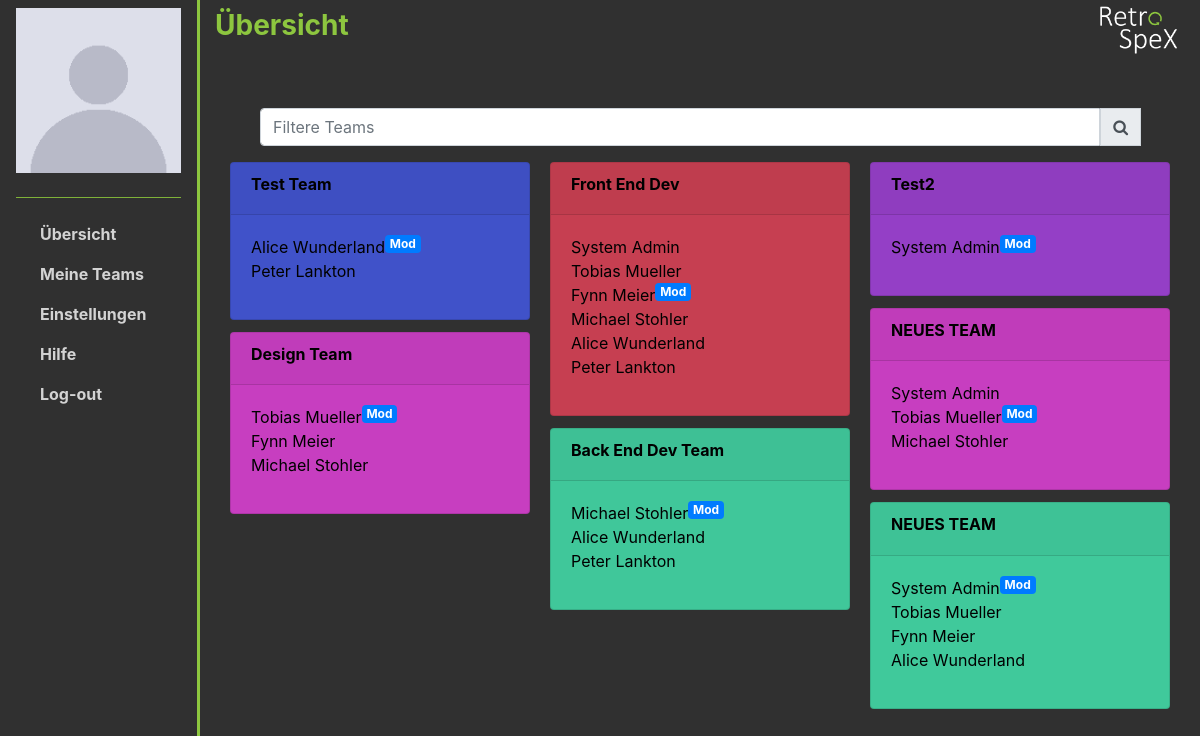
Screenshot of /view/php/overview.view.php (signed in) with the database file from the repository.
### tables this page shows
CREATE TABLE `teams` (
  `id` int(255) NOT NULL,
  `name` varchar(255) NOT NULL,
  `deactivated` int(11) NOT NULL DEFAULT 0
);

### view/php/overview.view.php (the view, shortened to what this page needs)
<?php
require('../partials/head.php');
require('../partials/navbar.php');
include('../../core/Database.php'); ?>
<main class="col-sm-9 col-lg-10">
                    <div class="row justify-content-between">
                        <div class="col-6 my-auto">
                            <h3><b>Übersicht</b></h3>
                        </div>
                        <div class="col-3 col-lg-2">
                            <img class="float-right" src="../pictures/Logo.png" alt="RetroSpeX Logo" width="90" height="60">
                        </div>
                    </div>
                    <div class="container-fluid mt-3"><div class="container-fluid">
                        <div class="container-fluid mt-5">
                            <div class="input-group">
                               <input id="team-searchbar" onkeyup="search_teams()" class="form-control mw-40()" type="sea0" placeholder="Filtere Teams">
                                <div class="input-group-prepend">
                                    <span class="input-group-text"><i class="fa fa-search"></i></span>
                                </div>
                            </div>
                        </div>
                    </div>
                    <div class="card-columns mt-3">
                    <?php
                        $db = new Database();
                        $pdo = $db->connect();
                        $sql = "SELECT * FROM `teams` WHERE deactivated = false";
                        $stmt = $pdo->prepare($sql);
                        $stmt->execute();
                        $teams = $stmt->FetchAll(PDO::FETCH_ASSOC);
                        foreach($teams as $team) {
                        $sql = "SELECT `firstname`, `lastname`, `local_role` FROM `teams_users` INNER JOIN `users` ON `teams_users`.user_id=`users`.id WHERE team_id = ". $team['id'];
                        $stmt = $pdo->prepare($sql);
                        $stmt->execute();
                        $table = $stmt->fetchAll(PDO::FETCH_ASSOC);
                        ?>
                        <div class="card team-content">
                            <div class="card-header"><div><h6><b><?php echo $team['name'];?></b></h6></div></div>
                            <div class="card-body"><p>
                            <?php
                            foreach($table as $name) {
                                echo $name['firstname'] . " " . $name['lastname'];
                                if($name['local_role'] == 'moderator') {
                                    echo "<span class='badge badge-primary'> Mod</span>";
                                }?><br>
                                <?php }?>
                            </p>
                            </div>
                        </div>
                        <?php }?>
                    </div>
                </main>
<?php require('../partials/footer.php'); ?>

### view/css/styles.css (style rules this page uses)
.custom-page { background-color: #303030; color: lightgrey; }
h3, h4, h5 { color: #8dc63f; }
.card-columns { color: #000000; }
.card-columns span { vertical-align: top; }
.card { color: #000000; }

### rows the page displays
teams: name "Test Team", firstname "Alice", lastname "Wunderland", firstname "Peter", lastname "Lankton"
teams: name "Design Team", firstname "Tobias", lastname "Mueller", firstname "Fynn", lastname "Meier", firstname "Michael", lastname "Stohler"
teams: name "Front End Dev", firstname "System", lastname "Admin", firstname "Tobias", lastname "Mueller", firstname "Fynn", lastname "Meier", firstname "Michael", lastname "Stohler", firstname "Alice", lastname "Wunderland", firstname "Peter", lastname "Lankton"
teams: name "Back End Dev Team", firstname "Michael", lastname "Stohler", firstname "Alice", lastname "Wunderland", firstname "Peter", lastname "Lankton"
teams: name "Test2", firstname "System", lastname "Admin"
teams: name "NEUES TEAM", firstname "System", lastname "Admin", firstname "Tobias", lastname "Mueller", firstname "Michael", lastname "Stohler"
teams: name "NEUES TEAM", firstname "System", lastname "Admin", firstname "Tobias", lastname "Mueller", firstname "Fynn", lastname "Meier", firstname "Alice", lastname "Wunderland"
